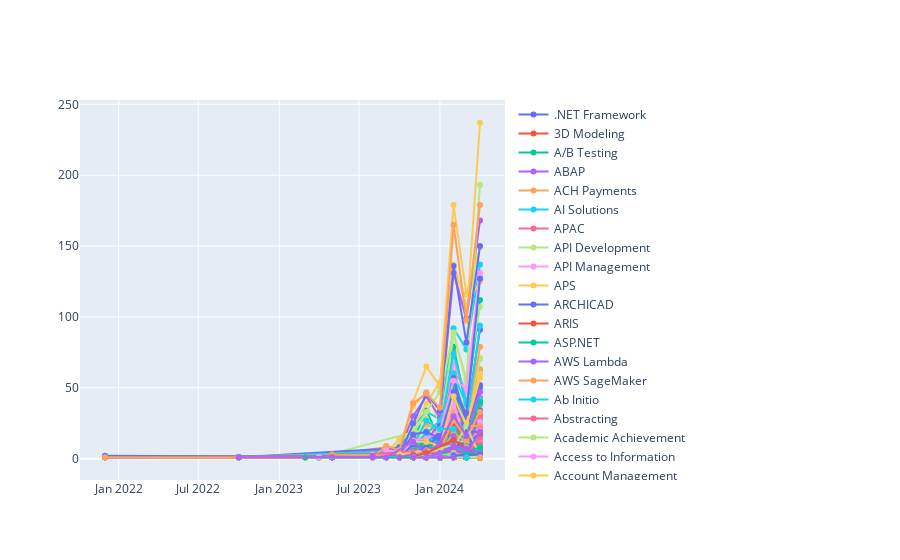

Notebook code for this chart:
### Code cell
df_pivotted = pd.pivot_table(df1, values='Total', index=['YY-MM'],columns='Skills', aggfunc=np.sum)

# ploty
fig = go.Figure()
for col in df_pivotted.columns:
    fig.add_trace(go.Scatter(x=df_pivotted.index, y=df_pivotted[col].values,
                             name = col,
                             mode = 'markers+lines',
                             line=dict(shape='linear'),
                             connectgaps=True
                             )
                 )
fig.show()
